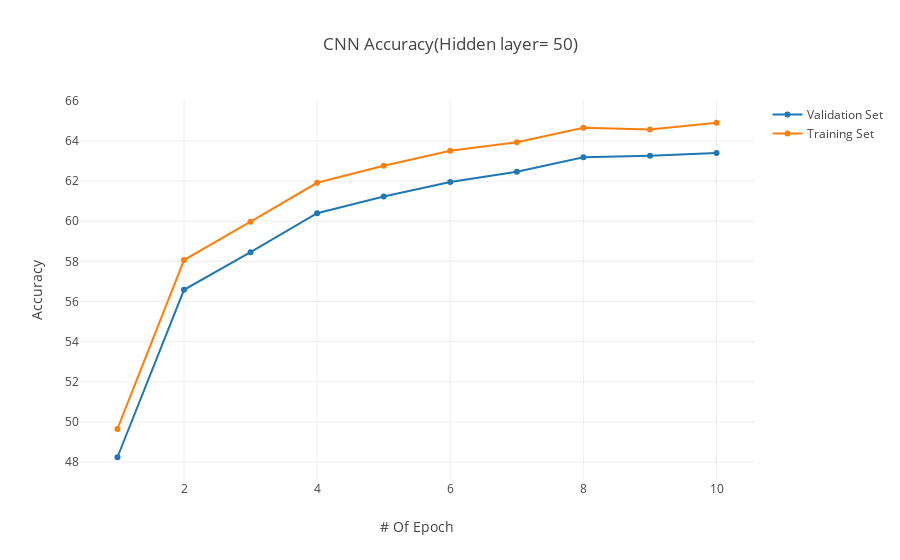

Source (notebook cell):
### Code cell
trace0 = go.Scatter(
    x = np.arange(10)+1,
    y = val_acc,
    mode = 'lines+markers',
    name = 'Validation Set')
    
trace1 = go.Scatter(
    x = np.arange(10)+1,
    y = train_acc,
    mode = 'lines+markers',
    name = 'Training Set')
    
data = [trace0, trace1]

layout = dict(title = 'CNN Accuracy(Hidden layer= 50)',
              xaxis = dict(title = '# Of Epoch'),
              yaxis = dict(title = 'Accuracy'),
              )

fig = go.Figure(data=data, layout=layout)
offline.iplot(fig, filename='angled-text-bar')

### Figure 1 — Plotly figure (JSON) as saved in the notebook; plotly's stock layout.template omitted (floating-point values rounded to 4 significant figures)
{"data": [{"mode": "lines+markers", "name": "Validation Set", "type": "scatter", "x": [1, 2, 3, 4, 5, 6, 7, 8, 9, 10], "y": [48.24, 56.58, 58.46, 60.4, 61.23, 61.95, 62.46, 63.19, 63.25, 63.4]}, {"mode": "lines+markers", "name": "Training Set", "type": "scatter", "x": [1, 2, 3, 4, 5, 6, 7, 8, 9, 10], "y": [49.65, 58.07, 59.98, 61.91, 62.76, 63.51, 63.93, 64.65, 64.57, 64.91]}], "layout": {"title": "CNN Accuracy(Hidden layer= 50)", "xaxis": {"title": "# Of Epoch"}, "yaxis": {"title": "Accuracy"}}}
